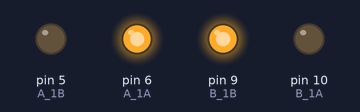
Simulated run of this sketch. Board: Arduino Uno, built with avr-gcc and run on an emulated ATmega328P. Shown: output pins drawn as LEDs (lit = HIGH).

Above: at 0.5 s.
At 2.0 s:
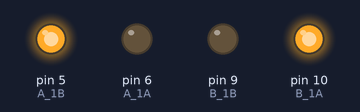
At 4.0 s:
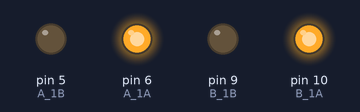
At 6.5 s:
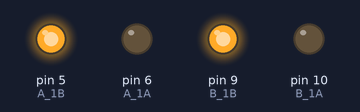
At 9.2 s:
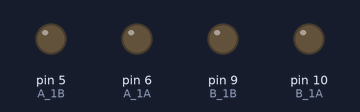
Timing chart, 0 to 10.4 s (numbered marks = the images above):
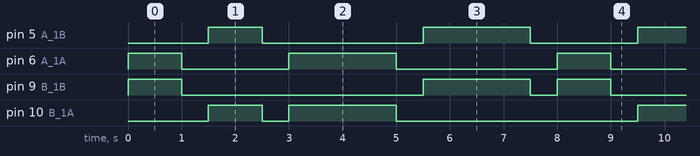

Measured:
- by itself, pin 5 (A_1B): repeats every 8.0 s: LOW 3.0 s, HIGH 2.0 s, LOW 2.0 s, HIGH 1.0 s
- by itself, pin 6 (A_1A): repeats every 8.0 s: LOW 2.0 s, HIGH 2.0 s, LOW 3.0 s, HIGH 1.0 s
- by itself, pin 9 (B_1B): repeats every 8.0 s: LOW 4.5 s, HIGH 2.0 s, LOW 0.50 s, HIGH 1.0 s
- by itself, pin 10 (B_1A): repeats every 8.0 s: LOW 0.50 s, HIGH 2.0 s, LOW 4.5 s, HIGH 1.0 s

The sketch:

move.ino
```cpp
const int A_1B = 5;
const int A_1A = 6;
const int B_1B = 9;
const int B_1A = 10;

void setup() {
  pinMode(A_1B, OUTPUT);
  pinMode(A_1A, OUTPUT);
  pinMode(B_1B, OUTPUT);
  pinMode(B_1A, OUTPUT);
}

void loop() {
  moveForward();
  delay(1000);
  stopMove();
  delay(500);

  moveBackward();
  delay(1000);
  stopMove();
  delay(500);

  turnLeft();
  delay(2000);
  stopMove();
  delay(500);

  turnRight();
  delay(2000);
  stopMove();
  delay(500);
}

void moveForward() {
  digitalWrite(A_1B, LOW);
  digitalWrite(A_1A, HIGH);
  digitalWrite(B_1B, HIGH);
  digitalWrite(B_1A, LOW);
}

void moveBackward() {
  digitalWrite(A_1B, HIGH);
  digitalWrite(A_1A, LOW);
  digitalWrite(B_1B, LOW);
  digitalWrite(B_1A, HIGH);
}

void turnRight() {
  digitalWrite(A_1B, HIGH);
  digitalWrite(A_1A, LOW);
  digitalWrite(B_1B, HIGH);
  digitalWrite(B_1A, LOW);
}

void turnLeft() {
  digitalWrite(A_1B, LOW);
  digitalWrite(A_1A, HIGH);
  digitalWrite(B_1B, LOW);
  digitalWrite(B_1A, HIGH);
}

void stopMove() {
  digitalWrite(A_1B, LOW);
  digitalWrite(A_1A, LOW);
  digitalWrite(B_1B, LOW);
  digitalWrite(B_1A, LOW);
}
```
